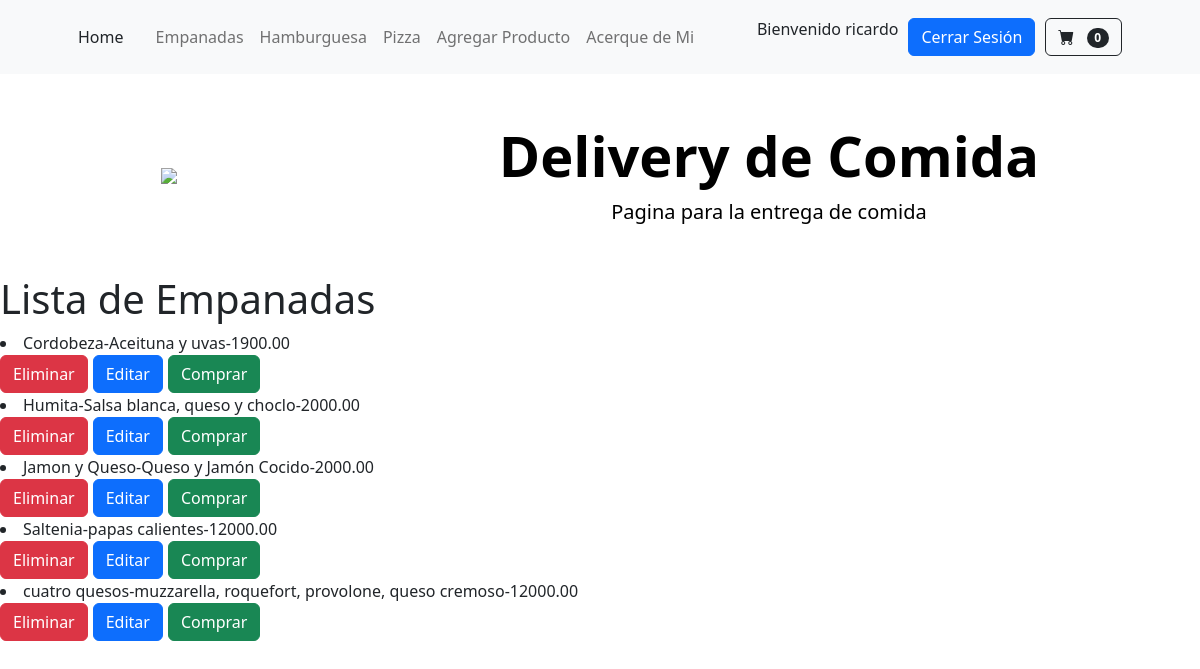
Screenshot of /app_coder/lista_empanada/ (signed in) with the database file from the repository.
### app_coder/models.py (models this page shows)
class Empanada(models.Model):
    nombre = models.CharField(max_length=100)
    ingredientes = models.TextField()
    precio=models.DecimalField(max_digits=10, decimal_places=2)
    def __str__(self):
        return f'{self.nombre}-{self.ingredientes}-{self.precio}'

### app_coder/views.py (the view)
# urls.py: path('lista_empanada/',lista_empanadas, name='ListaEmpanada'),
def lista_empanadas(req):
    empanadas = Empanada.objects.all()
    return render(req, "lista_empanada.html", {"empanadas": empanadas})

### app_coder/templates/lista_empanada.html
{% extends 'padre.html' %}
{% block contenidoQueCambia %}
    <h1>Lista de Empanadas</h1>
    {% for empanada in empanadas %}
    <li>
        {{empanada}}
    </li>
    <div style="display: flex;column-gap: 5px;">
        <form action="{% url 'EliminarEmpanadas' empanada.id %}" method="post">{% csrf_token %}
            <button class="btn btn-danger" type="submit"">Eliminar</button>
        </form>
        <buttton>
            <a type="submit" class="btn btn-primary" href="{% url 'ModificarEmpanadas' empanada.id %}">Editar</a>
        </buttton>
        <buttton>
            <a  type="submit" class="btn btn-success" href="{}"">Comprar</a>
        </buttton>
    </div>
    {% endfor %}
{% endblock contenidoQueCambia %}

### app_coder/templates/navbar.html (shortened to what this page needs)
<nav class="navbar navbar-expand-lg navbar-light bg-light">
    <div class="container px-4 px-lg-5">
        <div class="collapse navbar-collapse" id="navbarSupportedContent">
            <div class="home-button">
                <a class="nav-link active" aria-current="page" href="{% url 'Inicio' %}">Home</a></>
            </div>
            <ul class="navbar-nav me-auto mb-2 mb-lg-0 ms-lg-4">
                <li class="nav-item"><a class="nav-link" href="{% url 'ListaEmpanada' %}">Empanadas</a></li>
                <li class="nav-item"><a class="nav-link" href="{% url 'ListaHamburguesa' %}">Hamburguesa</a></li>
                <li class="nav-item"><a class="nav-link" href="{% url 'ListaPizza' %}">Pizza</a></li>
                <li class="nav-item"><a class="nav-link" href="{% url 'ListaPizza' %}">Agregar Producto</a></li>
                <li class="nav-item"><a class="nav-link" href="{% url 'AcercadeMi' %}">Acerque de Mi</a></li>
            </ul>
            {% if user.is_authenticated %}
                    <p>Bienvenido {{user.username}}</p>
                    <form method="post" action="{% url 'Logout' %}">
                        <button style= "margin: 10px;" class="btn btn-primary" type="submit">Cerrar Sesión</button>
                </form>
            {% else %}
                <a style= "margin: 10px;" class="btn btn-primary" href="{% url 'Login' %}" role="button">Inicio de Sesión</a>
                {% endif %}
                <button class="btn btn-outline-dark" type="submit">
                    <i class="bi-cart-fill me-1"></i>
                    <span class="badge bg-dark text-white ms-1 rounded-pill">0</span>
                </button>
        </div>
    </div>
</nav>

### rows the page displays
Empanada: nombre+ingredientes+precio "Cordobeza-Aceituna y uvas-1900.00"
Empanada: nombre+ingredientes+precio "Humita-Salsa blanca, queso y choclo-2000.00"
Empanada: nombre+ingredientes+precio "Jamon y Queso-Queso y Jamón Cocido-2000.00"
Empanada: nombre+ingredientes+precio "Saltenia-papas calientes-12000.00"
Empanada: nombre+ingredientes+precio "cuatro quesos-muzzarella, roquefort, provolone, queso cremoso-12000.00"

### other values shown
{{ user.username }} "ricardo"
